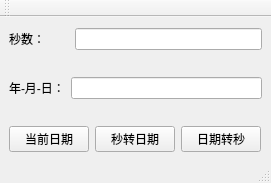
<?xml version="1.0" encoding="UTF-8"?>
<ui version="4.0">
 <class>TimeTransClass</class>
 <widget class="QMainWindow" name="TimeTransClass">
  <property name="geometry">
   <rect>
    <x>0</x>
    <y>0</y>
    <width>271</width>
    <height>183</height>
   </rect>
  </property>
  <property name="windowTitle">
   <string>TimeTrans</string>
  </property>
  <widget class="QWidget" name="centralWidget">
   <layout class="QGridLayout" name="gridLayout">
    <property name="margin">
     <number>9</number>
    </property>
    <item row="1" column="0">
     <layout class="QVBoxLayout" name="verticalLayout">
      <item>
       <layout class="QHBoxLayout" name="horizontalLayout_2">
        <item>
         <widget class="QLabel" name="label">
          <property name="minimumSize">
           <size>
            <width>60</width>
            <height>0</height>
           </size>
          </property>
          <property name="text">
           <string>秒数：</string>
          </property>
         </widget>
        </item>
        <item>
         <widget class="QLineEdit" name="lineEdit_s"/>
        </item>
       </layout>
      </item>
      <item>
       <spacer name="verticalSpacer_2">
        <property name="orientation">
         <enum>Qt::Vertical</enum>
        </property>
        <property name="sizeHint" stdset="0">
         <size>
          <width>20</width>
          <height>40</height>
         </size>
        </property>
       </spacer>
      </item>
      <item>
       <layout class="QHBoxLayout" name="horizontalLayout_5">
        <item>
         <widget class="QLabel" name="label_5">
          <property name="text">
           <string>年-月-日：</string>
          </property>
         </widget>
        </item>
        <item>
         <widget class="QLineEdit" name="lineEdit_ymd"/>
        </item>
       </layout>
      </item>
      <item>
       <spacer name="verticalSpacer">
        <property name="orientation">
         <enum>Qt::Vertical</enum>
        </property>
        <property name="sizeHint" stdset="0">
         <size>
          <width>20</width>
          <height>40</height>
         </size>
        </property>
       </spacer>
      </item>
      <item>
       <layout class="QHBoxLayout" name="horizontalLayout_6">
        <item>
         <spacer name="horizontalSpacer">
          <property name="orientation">
           <enum>Qt::Horizontal</enum>
          </property>
          <property name="sizeHint" stdset="0">
           <size>
            <width>40</width>
            <height>20</height>
           </size>
          </property>
         </spacer>
        </item>
        <item>
         <widget class="QPushButton" name="pushButton_curTime">
          <property name="text">
           <string>当前日期</string>
          </property>
         </widget>
        </item>
        <item>
         <widget class="QPushButton" name="pushButton">
          <property name="text">
           <string>秒转日期</string>
          </property>
         </widget>
        </item>
        <item>
         <widget class="QPushButton" name="pushButton_2">
          <property name="text">
           <string>日期转秒</string>
          </property>
         </widget>
        </item>
        <item>
         <spacer name="horizontalSpacer_2">
          <property name="orientation">
           <enum>Qt::Horizontal</enum>
          </property>
          <property name="sizeHint" stdset="0">
           <size>
            <width>40</width>
            <height>20</height>
           </size>
          </property>
         </spacer>
        </item>
       </layout>
      </item>
     </layout>
    </item>
    <item row="0" column="0">
     <spacer name="verticalSpacer_3">
      <property name="orientation">
       <enum>Qt::Vertical</enum>
      </property>
      <property name="sizeHint" stdset="0">
       <size>
        <width>20</width>
        <height>40</height>
       </size>
      </property>
     </spacer>
    </item>
   </layout>
  </widget>
  <widget class="QMenuBar" name="menuBar">
   <property name="geometry">
    <rect>
     <x>0</x>
     <y>0</y>
     <width>271</width>
     <height>23</height>
    </rect>
   </property>
  </widget>
  <widget class="QToolBar" name="mainToolBar">
   <attribute name="toolBarArea">
    <enum>TopToolBarArea</enum>
   </attribute>
   <attribute name="toolBarBreak">
    <bool>false</bool>
   </attribute>
  </widget>
  <widget class="QStatusBar" name="statusBar"/>
 </widget>
 <layoutdefault spacing="6" margin="11"/>
 <resources>
  <include location="TimeTrans.qrc"/>
 </resources>
 <connections/>
</ui>
